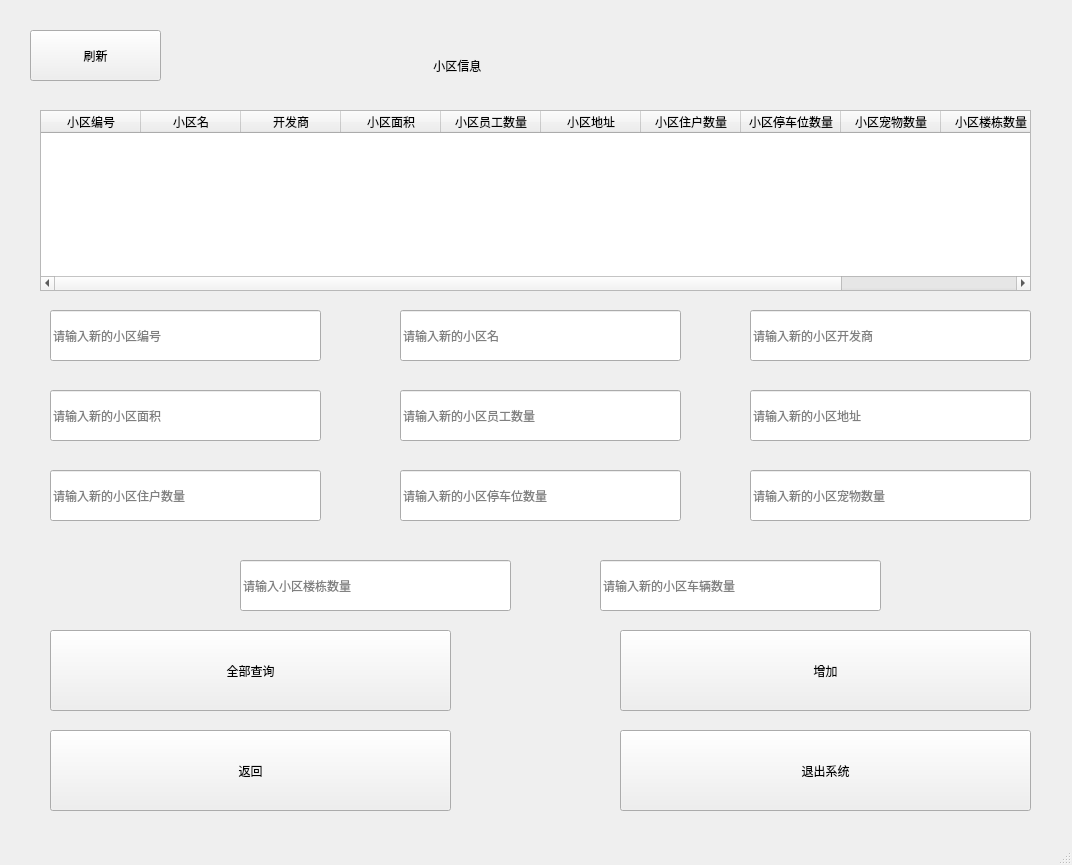
<?xml version="1.0" encoding="UTF-8"?>
<ui version="4.0">
 <class>MainWindow</class>
 <widget class="QMainWindow" name="MainWindow">
  <property name="geometry">
   <rect>
    <x>0</x>
    <y>0</y>
    <width>1072</width>
    <height>865</height>
   </rect>
  </property>
  <property name="minimumSize">
   <size>
    <width>1072</width>
    <height>865</height>
   </size>
  </property>
  <property name="maximumSize">
   <size>
    <width>1072</width>
    <height>865</height>
   </size>
  </property>
  <property name="windowTitle">
   <string>super_root_添加小区</string>
  </property>
  <property name="styleSheet">
   <string notr="true">#centralwidget{border-image: url(:/background/background2.jpg);}</string>
  </property>
  <widget class="QWidget" name="centralwidget">
   <widget class="QTableWidget" name="tableWidget">
    <property name="geometry">
     <rect>
      <x>40</x>
      <y>110</y>
      <width>991</width>
      <height>181</height>
     </rect>
    </property>
    <property name="alternatingRowColors">
     <bool>true</bool>
    </property>
    <column>
     <property name="text">
      <string>小区编号</string>
     </property>
    </column>
    <column>
     <property name="text">
      <string>小区名</string>
     </property>
    </column>
    <column>
     <property name="text">
      <string>开发商</string>
     </property>
    </column>
    <column>
     <property name="text">
      <string>小区面积</string>
     </property>
    </column>
    <column>
     <property name="text">
      <string>小区员工数量</string>
     </property>
    </column>
    <column>
     <property name="text">
      <string>小区地址</string>
     </property>
    </column>
    <column>
     <property name="text">
      <string>小区住户数量</string>
     </property>
    </column>
    <column>
     <property name="text">
      <string>小区停车位数量</string>
     </property>
    </column>
    <column>
     <property name="text">
      <string>小区宠物数量</string>
     </property>
    </column>
    <column>
     <property name="text">
      <string>小区楼栋数量</string>
     </property>
    </column>
    <column>
     <property name="text">
      <string>小区车辆数量</string>
     </property>
    </column>
   </widget>
   <widget class="QLineEdit" name="lineEdit_2">
    <property name="geometry">
     <rect>
      <x>400</x>
      <y>310</y>
      <width>281</width>
      <height>51</height>
     </rect>
    </property>
    <property name="placeholderText">
     <string>请输入新的小区名</string>
    </property>
   </widget>
   <widget class="QLineEdit" name="lineEdit_3">
    <property name="geometry">
     <rect>
      <x>750</x>
      <y>310</y>
      <width>281</width>
      <height>51</height>
     </rect>
    </property>
    <property name="placeholderText">
     <string>请输入新的小区开发商</string>
    </property>
   </widget>
   <widget class="QLineEdit" name="lineEdit_5">
    <property name="geometry">
     <rect>
      <x>400</x>
      <y>390</y>
      <width>281</width>
      <height>51</height>
     </rect>
    </property>
    <property name="placeholderText">
     <string>请输入新的小区员工数量</string>
    </property>
   </widget>
   <widget class="QPushButton" name="pushButton_2">
    <property name="geometry">
     <rect>
      <x>50</x>
      <y>630</y>
      <width>401</width>
      <height>81</height>
     </rect>
    </property>
    <property name="styleSheet">
     <string notr="true">font: 18pt &quot;Arial&quot;;</string>
    </property>
    <property name="text">
     <string>全部查询</string>
    </property>
   </widget>
   <widget class="QPushButton" name="pushButton_6">
    <property name="geometry">
     <rect>
      <x>620</x>
      <y>730</y>
      <width>411</width>
      <height>81</height>
     </rect>
    </property>
    <property name="styleSheet">
     <string notr="true">font: 18pt &quot;Arial&quot;;</string>
    </property>
    <property name="text">
     <string>退出系统</string>
    </property>
   </widget>
   <widget class="QLineEdit" name="lineEdit_4">
    <property name="geometry">
     <rect>
      <x>50</x>
      <y>390</y>
      <width>271</width>
      <height>51</height>
     </rect>
    </property>
    <property name="placeholderText">
     <string>请输入新的小区面积</string>
    </property>
   </widget>
   <widget class="QPushButton" name="pushButton_1">
    <property name="geometry">
     <rect>
      <x>30</x>
      <y>30</y>
      <width>131</width>
      <height>51</height>
     </rect>
    </property>
    <property name="styleSheet">
     <string notr="true">font: 18pt &quot;Arial&quot;;</string>
    </property>
    <property name="text">
     <string>刷新</string>
    </property>
   </widget>
   <widget class="QPushButton" name="pushButton_4">
    <property name="geometry">
     <rect>
      <x>50</x>
      <y>730</y>
      <width>401</width>
      <height>81</height>
     </rect>
    </property>
    <property name="styleSheet">
     <string notr="true">font: 18pt &quot;Arial&quot;;</string>
    </property>
    <property name="text">
     <string>返回</string>
    </property>
   </widget>
   <widget class="QLabel" name="label">
    <property name="geometry">
     <rect>
      <x>420</x>
      <y>40</y>
      <width>221</width>
      <height>51</height>
     </rect>
    </property>
    <property name="styleSheet">
     <string notr="true">font: 18pt &quot;Arial&quot;;</string>
    </property>
    <property name="text">
     <string>    小区信息</string>
    </property>
   </widget>
   <widget class="QLineEdit" name="lineEdit">
    <property name="geometry">
     <rect>
      <x>50</x>
      <y>310</y>
      <width>271</width>
      <height>51</height>
     </rect>
    </property>
    <property name="placeholderText">
     <string>请输入新的小区编号</string>
    </property>
   </widget>
   <widget class="QPushButton" name="pushButton_7">
    <property name="geometry">
     <rect>
      <x>620</x>
      <y>630</y>
      <width>411</width>
      <height>81</height>
     </rect>
    </property>
    <property name="styleSheet">
     <string notr="true">font: 18pt &quot;Arial&quot;;</string>
    </property>
    <property name="text">
     <string>增加</string>
    </property>
   </widget>
   <widget class="QLineEdit" name="lineEdit_6">
    <property name="geometry">
     <rect>
      <x>750</x>
      <y>390</y>
      <width>281</width>
      <height>51</height>
     </rect>
    </property>
    <property name="placeholderText">
     <string>请输入新的小区地址</string>
    </property>
   </widget>
   <widget class="QLineEdit" name="lineEdit_7">
    <property name="geometry">
     <rect>
      <x>50</x>
      <y>470</y>
      <width>271</width>
      <height>51</height>
     </rect>
    </property>
    <property name="placeholderText">
     <string>请输入新的小区住户数量</string>
    </property>
   </widget>
   <widget class="QLineEdit" name="lineEdit_8">
    <property name="geometry">
     <rect>
      <x>400</x>
      <y>470</y>
      <width>281</width>
      <height>51</height>
     </rect>
    </property>
    <property name="placeholderText">
     <string>请输入新的小区停车位数量</string>
    </property>
   </widget>
   <widget class="QLineEdit" name="lineEdit_9">
    <property name="geometry">
     <rect>
      <x>750</x>
      <y>470</y>
      <width>281</width>
      <height>51</height>
     </rect>
    </property>
    <property name="placeholderText">
     <string>请输入新的小区宠物数量</string>
    </property>
   </widget>
   <widget class="QLineEdit" name="lineEdit_10">
    <property name="geometry">
     <rect>
      <x>240</x>
      <y>560</y>
      <width>271</width>
      <height>51</height>
     </rect>
    </property>
    <property name="placeholderText">
     <string>请输入小区楼栋数量</string>
    </property>
   </widget>
   <widget class="QLineEdit" name="lineEdit_11">
    <property name="geometry">
     <rect>
      <x>600</x>
      <y>560</y>
      <width>281</width>
      <height>51</height>
     </rect>
    </property>
    <property name="placeholderText">
     <string>请输入新的小区车辆数量</string>
    </property>
   </widget>
  </widget>
  <widget class="QMenuBar" name="menubar">
   <property name="geometry">
    <rect>
     <x>0</x>
     <y>0</y>
     <width>1072</width>
     <height>26</height>
    </rect>
   </property>
  </widget>
  <widget class="QStatusBar" name="statusbar"/>
 </widget>
 <resources>
  <include location="image/super_root_add_community.qrc"/>
 </resources>
 <connections/>
</ui>
